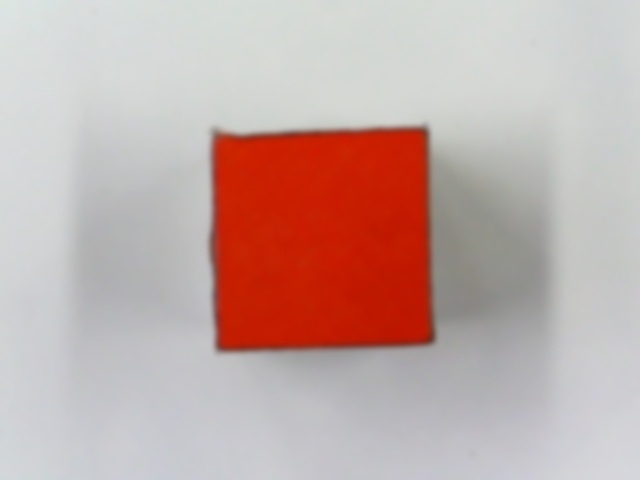
#> input picture 生产实习/机械臂源程序/5机器视觉/2.物体定位及角度测量/pic/gauss.jpg, 640 x 480 px
$ python '2.图像预处理.py'
#> lines starting #> are read from the running program, lines starting #| are printed output that depends on the picture; long printed decimals are rounded
#> further down, gauss is the input picture: shape (480, 640, 3); mean B, G, R 168.1, 172, 195.6
import cv2
import numpy as np
# 图像预处理
def img_Threshold(src_gauss):
    imgHSV = cv2.cvtColor(src_gauss, cv2.COLOR_BGR2HSV)
#> imgHSV: shape (480, 640, 3); mean H, S, V 69.7, 42.6, 198.2
    # gray1=cv2.cvtColor(src_gauss,cv2.COLOR_BGR2GRAY)
    # cv2.imshow("gray1", gray1)
    cv2.imshow("imgHSV", imgHSV)
    # # 三通道分割
    h, s, v = cv2.split(imgHSV)
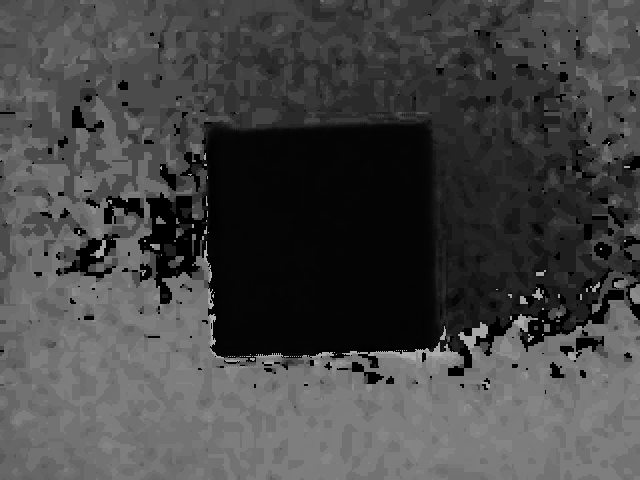
#> h: shape (480, 640); min 0, max 179, mean 69.7
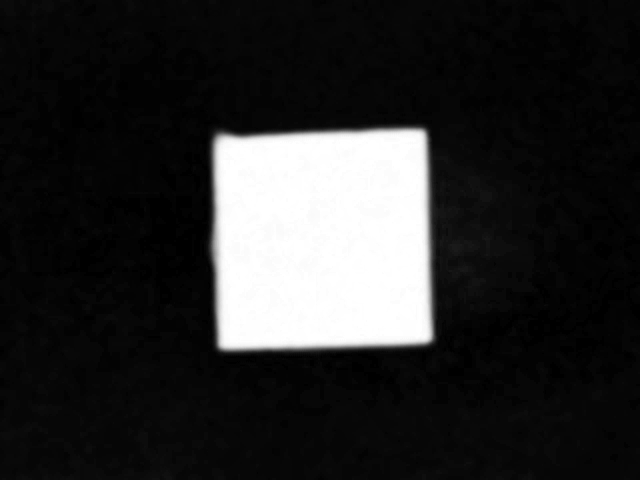
#> s: shape (480, 640); min 0, max 255, mean 42.6
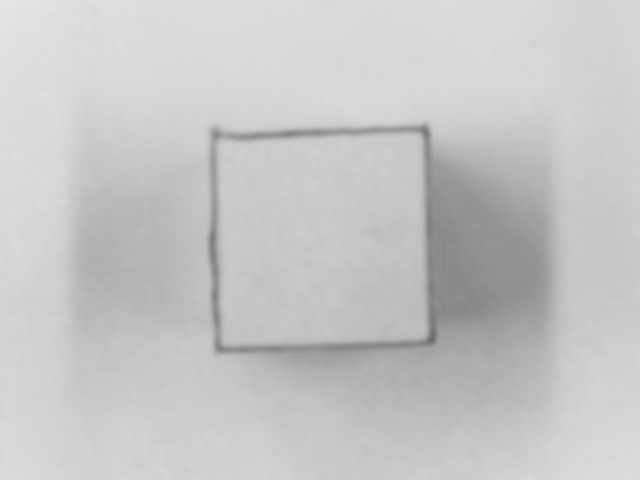
#> v: shape (480, 640); min 104, max 230, mean 198.2
    # 检测差值
    hs_diff = cv2.absdiff(h, s)
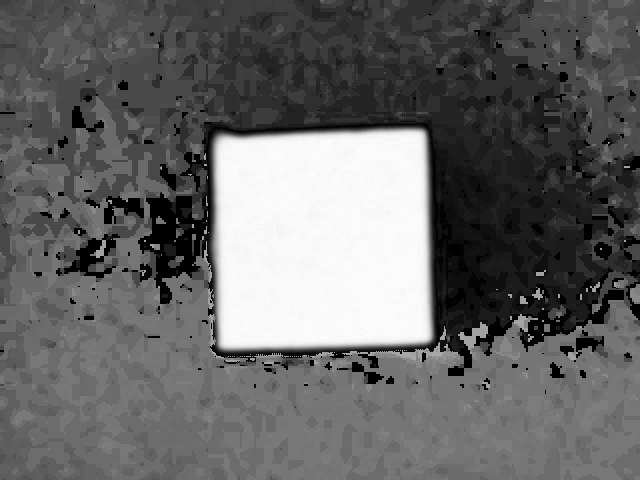
#> hs_diff: shape (480, 640); min 0, max 252, mean 101.9
    cv2.imshow("hs_diff", hs_diff)
    sv_diff = cv2.absdiff(s, v)
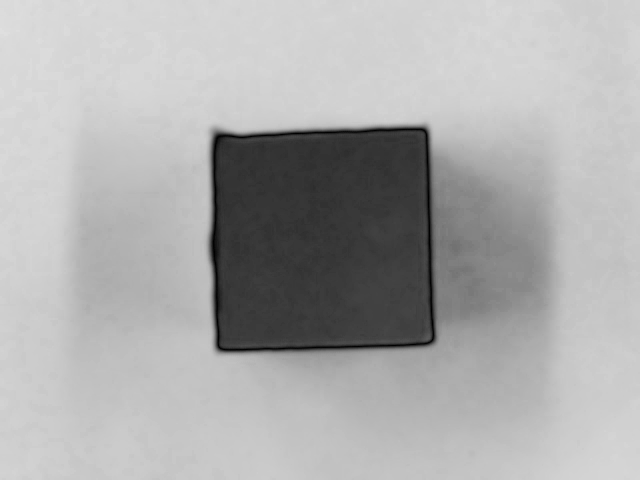
#> sv_diff: shape (480, 640); min 0, max 223, mean 172.2
    cv2.imshow("sv_diff", sv_diff)
    hv_diff = cv2.absdiff(h, v)
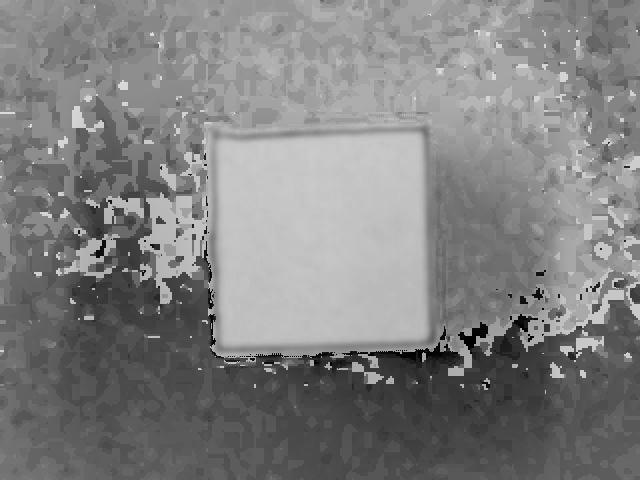
#> hv_diff: shape (480, 640); min 0, max 219, mean 128.6
    cv2.imshow("hv_diff", hv_diff)
    v1 = np.mean(hs_diff)  # 取每个通道的均值
#> v1 = 101.9
    v2 = np.mean(sv_diff)
#> v2 = 172.2
    v3 = np.mean(hv_diff)
#> v3 = 128.6
    v_max = (v1 if v1 > v2 else v2) if (v1 if v1 > v2 else v2) > v3 else v3  # 比较均值得到最大值
#> v_max = 172.2
    print(v_max, v3)
#| 172.196 128.587
    if v_max > 8:
        if abs(v_max - v1) < 0.01:
            gray = hs_diff.copy()
        elif abs(v_max - v2) < 0.01:
            gray = sv_diff.copy()
        elif abs(v_max - v3) < 0.01:
            gray = hv_diff.copy()
    return gray
if __name__ == "__main__":
    gauss = cv2.imread("pic/gauss.jpg", -1)
    # 图像预处理
    gray = img_Threshold(gauss)
    # 高斯滤波
    gray = cv2.GaussianBlur(gray, (15, 15), 3)
    cv2.imshow("gray", gray)  # 显示图像
    cv2.imwrite('pic/gray.jpg', gray)  # 保存图像
    key = cv2.waitKey(0)  # 窗口暂停
#> (key Esc is pressed here)
    cv2.destroyAllWindows()
